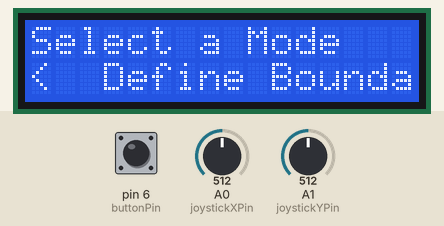
Recording of a sketch running on a simulated Arduino Uno, built with avr-gcc and run on an emulated ATmega328P. Parts: 16×2 character LCD. The test bench sets the inputs (shaded band); at power-on: A0 (joystickXPin) = 512, A1 (joystickYPin) = 512, pin 6 (buttonPin) LOW.

Above: at 3.8 s.
3.9 s: A0 (joystickXPin) set to 791
6.9 s: A0 (joystickXPin) set to 814
9.9 s: A1 (joystickYPin) set to 784
12.9 s: A1 (joystickYPin) set to 813
At 13.9 s:
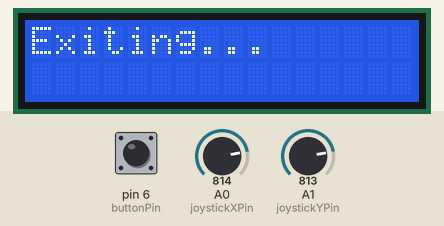
14.4 s: pin 6 (buttonPin) pulled HIGH for 1 s
At 16.9 s:
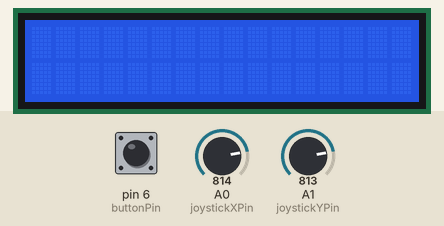
17.4 s: pin 6 (buttonPin) pulled HIGH for 0.15 s
At 18.1 s:
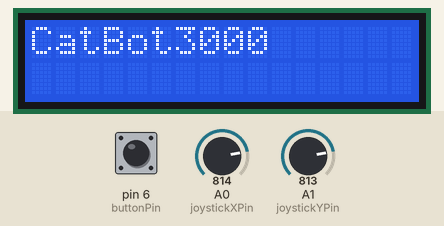
Timing chart, 0 to 20.4 s (numbered marks = the images above; inputs shaded):
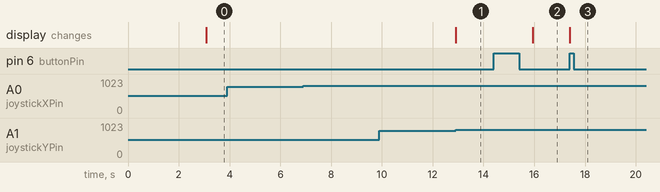

The sketch:

PLCf_LCD_Extra_User_Interface_maybe_unneeded.ino
```cpp
#include <LiquidCrystal.h>

// Initialize the LCD with appropriate pins
LiquidCrystal lcd(12, 11, 5, 4, 3, 2);

// Function prototypes
void runLCD();
void defineBoundaries();
void runRandomPath();
void drawCustomPath();
void schedulePath();
void exitScreen();
void checkJoyLRUD();

// Global variables
int counter = 1; // Counter for mode selection
const int buttonPin = 6; // Pin for button
const int joystickXPin = A0; // Pin for joystick X
const int joystickYPin = A1; // Pin for joystick Y

void setup() {
    // Initialize the LCD
    lcd.begin(16, 2);
    pinMode(buttonPin, INPUT);

    // Power on display
    runLCD();
}

void loop() {
    // Check for button press
    if (digitalRead(buttonPin) == HIGH) {
        runLCD();
    }
}

void runLCD() {
    lcd.clear();
    lcd.print("CatBot3000");
    delay(3000); // Display name for 3 seconds

    // Display mode selection
    lcd.clear();
    lcd.print("Select a Mode");
    lcd.setCursor(0, 1);
    lcd.print("<  Define Boundaries  >");

    while (true) {
        checkJoyLRUD(); // Check joystick input

        // Check if a button is pressed to select mode
        if (digitalRead(buttonPin) == HIGH) {
            switch (counter) {
                case 1:
                    defineBoundaries();
                    break;
                case 2:
                    runRandomPath();
                    break;
                case 3:
                    drawCustomPath();
                    break;
                case 4:
                    schedulePath();
                    break;
                case 5:
                    exitScreen();
                    return; // Exit the mode selection
            }
        }
    }
}

void checkJoyLRUD() {
    int joystickX = analogRead(joystickXPin);
    int joystickY = analogRead(joystickYPin);

    // Joystick left/right
    if (joystickX < 200) { // Threshold for left
        counter = max(1, counter - 1);
        updateModeDisplay();
    } else if (joystickX > 800) { // Threshold for right
        counter = min(5, counter + 1);
        updateModeDisplay();
    }

    // Joystick down to exit
    if (joystickY > 800) { // Threshold for down
        exitScreen();
        return;
    }
}

void updateModeDisplay() {
    lcd.clear();
    lcd.print("Select a Mode");
    lcd.setCursor(0, 1);

    switch (counter) {
        case 1:
            lcd.print("<  Define Boundaries  >");
            break;
        case 2:
            lcd.print("<  Run Random Path   >");
            break;
        case 3:
            lcd.print("<  Draw Custom Path  >");
            break;
        case 4:
            lcd.print("<  Schedule a Path   >");
            break;
        case 5:
            lcd.print("<  Exit             >");
            break;
    }
}

void defineBoundaries() {
    // Implementation for defining boundaries
    lcd.clear();
    lcd.print("Define Boundaries");
    // Prompt user for coordinates, etc.
}

void runRandomPath() {
    // Implementation for running random path
    lcd.clear();
    lcd.print("Running Random Path");
}

void drawCustomPath() {
    // Implementation for drawing custom path
    lcd.clear();
    lcd.print("Drawing Custom Path");
}

void schedulePath() {
    // Implementation for scheduling a path
    lcd.clear();
    lcd.print("Scheduling Path");
}

void exitScreen() {
    lcd.clear();
    lcd.print("Exiting...");
    delay(1000); // Pause before returning to main loop
    lcd.clear();
}
```

Measured:
- the behaviour switches between 800 and 801 on A1 (joystickYPin) (found by bisection; images 0 and 1)
- after the input at 3.9 s, every drawn part: stays the same
- after the input at 6.9 s, every drawn part: stays the same
- after the input at 9.9 s, every drawn part: stays the same
- after the input at 12.9 s, the display: changes at once (image 1)
- after the input at 14.4 s, the display: changes after 1.5 s (image 2)
- after the input at 17.4 s, the display: changes at once (image 3)
